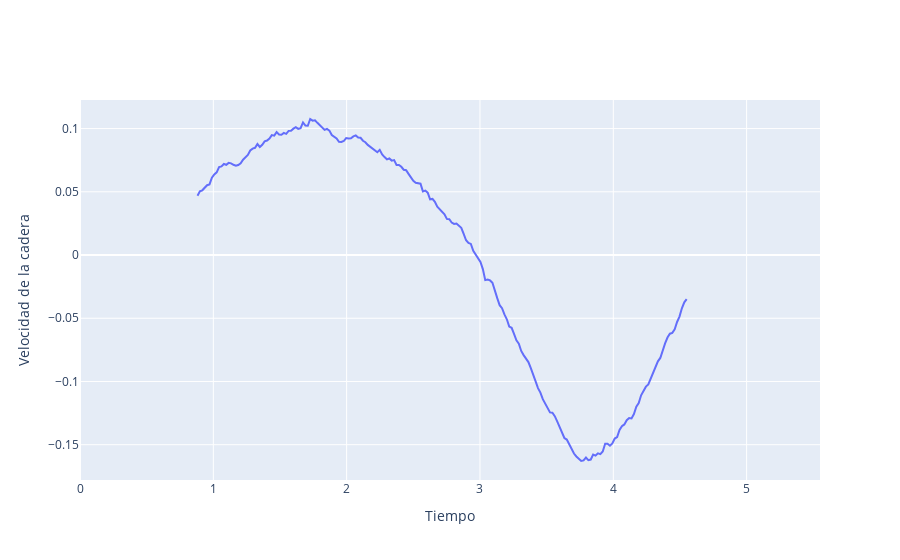
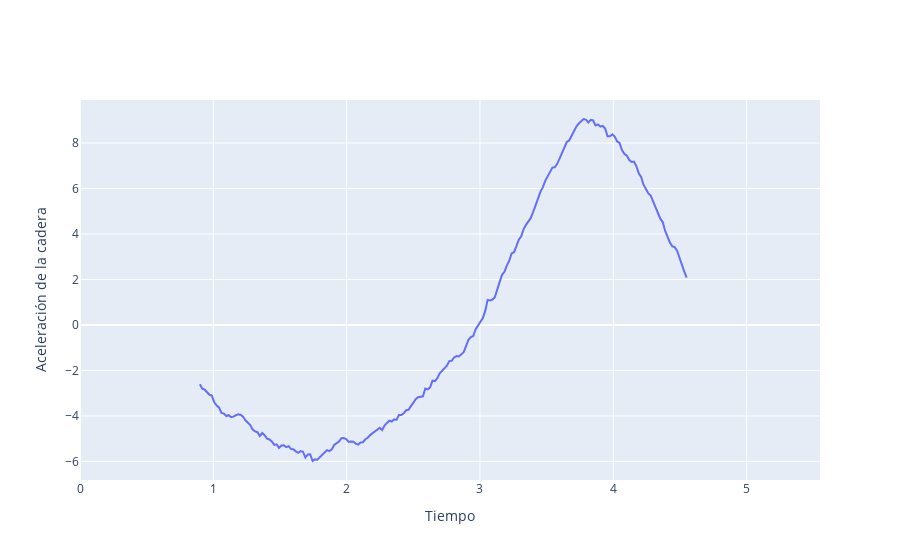
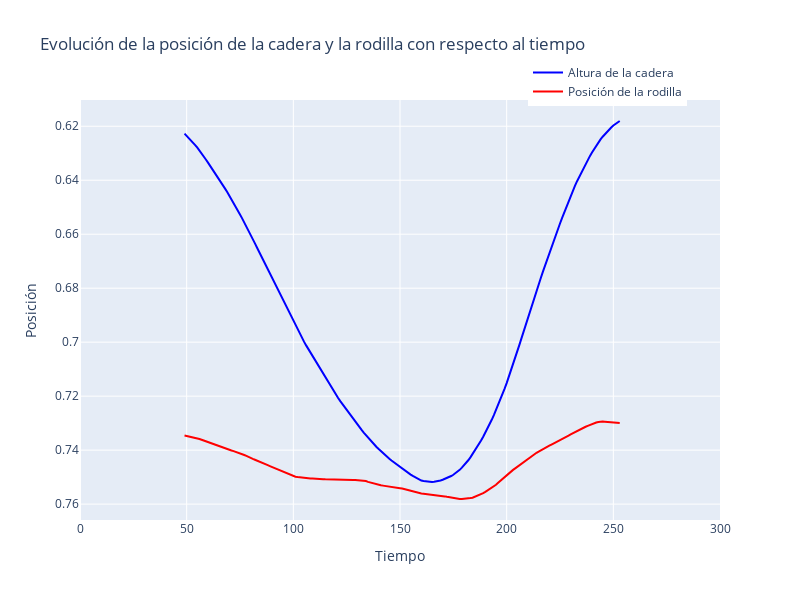

Here is the notebook cell these charts were saved with, in order:
### Markdown cell above
# Gráficos

### Code cell
#-------------------VERSION CON PLOTLY---------------------------

window_size = 50
left_hip_y_smoothed = df_completo['LEFT_HIP_Y'].rolling(window=window_size).mean()
left_knee_y_smoothed = df_completo['LEFT_KNEE_Y'].rolling(window=window_size).mean()

#------------POSICIONES DE CADERA Y RODILLA----------------------
trace1 = go.Scatter(x=df_completo.index, y=left_hip_y_smoothed, mode='lines', name='Altura de la cadera', line=dict(color='blue'))
trace2 = go.Scatter(x=df_completo.index, y=left_knee_y_smoothed, mode='lines', name='Posición de la rodilla', line=dict(color='red'))

fig_posiciones = make_subplots(rows=1, cols=1, shared_xaxes=True, vertical_spacing=0.1)
fig_posiciones.add_trace(trace1, row=1, col=1)
fig_posiciones.add_trace(trace2, row=1, col=1)
#Por ahora hardcodeo el rango del eje X, deberia ir fig_posiciones.update_xaxes(range=[0, df_completo.index]) o algo asi pero se ve igual
fig_posiciones.update_xaxes(range=[0, 300])

fig_posiciones.update_layout(
    title='Evolución de la posición de la cadera y la rodilla con respecto al tiempo',
    xaxis=dict(title='Tiempo'),
    yaxis=dict(title='Posición', autorange='reversed'),  # Invertir eje Y
    yaxis2=dict(title='Posición', autorange='reversed'),  # Invertir eje Y
    legend=dict(x=0.7, y=1.1),
    height=600,
    width=800
)

#-------------VELOCIDAD Y ACELERACION-------------------
velocidad_smoothed = df_completo['Velocidad(Cadera)_Y'].rolling(window=window_size).mean()
aceleracion_smoothed = df_completo['Aceleracion(Cadera)_Y'].rolling(window=window_size).mean()

# Crear figura para la velocidad de la cadera
fig_velocidad = go.Figure(data=go.Scatter(x=df_completo['Tiempo'], y=velocidad_smoothed, mode='lines', name='Velocidad de la cadera'))
fig_velocidad.update_xaxes(title_text='Tiempo')
fig_velocidad.update_yaxes(title_text='Velocidad de la cadera')

# Crear figura para la aceleración de la cadera
fig_aceleracion = go.Figure(data=go.Scatter(x=df_completo['Tiempo'], y=aceleracion_smoothed, mode='lines', name='Aceleración de la cadera'))
fig_aceleracion.update_xaxes(title_text='Tiempo')
fig_aceleracion.update_yaxes(title_text='Aceleración de la cadera')

# Ajustar el rango en el eje X para ampliar la vista
fig_velocidad.update_xaxes(range=[min(df_completo['Tiempo']), max(df_completo['Tiempo'])+1])
fig_aceleracion.update_xaxes(range=[min(df_completo['Tiempo']), max(df_completo['Tiempo'])+1])

# Ajustar el rango en los ejes Y para ampliar la vista
fig_velocidad.update_yaxes(range=[min(velocidad_smoothed), max(velocidad_smoothed)])
fig_aceleracion.update_yaxes(range=[min(aceleracion_smoothed), max(aceleracion_smoothed)])

# Mostrar las figuras
fig_velocidad.show()
fig_aceleracion.show()
fig_posiciones.show()

### Figure 1 — Plotly figure (JSON) as saved in the notebook; plotly's stock layout.template omitted (floating-point values rounded to 4 significant figures; data arrays with more than 128 entries replaced by an {"elided": "..."} marker saying what was removed)
{"data": [{"mode": "lines", "name": "Velocidad de la cadera", "type": "scatter", "x": {"elided": "254 float values"}, "y": {"elided": "254 float values"}}], "layout": {"xaxis": {"range": [0, 5.55], "title": {"text": "Tiempo"}}, "yaxis": {"range": [null, null], "title": {"text": "Velocidad de la cadera"}}}}

### Figure 2 — Plotly figure (JSON) as saved in the notebook; plotly's stock layout.template omitted (floating-point values rounded to 4 significant figures; data arrays with more than 128 entries replaced by an {"elided": "..."} marker saying what was removed)
{"data": [{"mode": "lines", "name": "Aceleración de la cadera", "type": "scatter", "x": {"elided": "254 float values"}, "y": {"elided": "254 float values"}}], "layout": {"xaxis": {"range": [0, 5.55], "title": {"text": "Tiempo"}}, "yaxis": {"range": [null, null], "title": {"text": "Aceleración de la cadera"}}}}

### Figure 3 — Plotly figure (JSON) as saved in the notebook; plotly's stock layout.template omitted (floating-point values rounded to 4 significant figures; data arrays with more than 128 entries replaced by an {"elided": "..."} marker saying what was removed)
{"data": [{"line": {"color": "blue"}, "mode": "lines", "name": "Altura de la cadera", "type": "scatter", "x": {"elided": "254 int values"}, "xaxis": "x", "y": {"elided": "254 float values"}, "yaxis": "y"}, {"line": {"color": "red"}, "mode": "lines", "name": "Posición de la rodilla", "type": "scatter", "x": {"elided": "254 int values"}, "xaxis": "x", "y": {"elided": "254 float values"}, "yaxis": "y"}], "layout": {"height": 600, "legend": {"x": 0.7, "y": 1.1}, "title": {"text": "Evolución de la posición de la cadera y la rodilla con respecto al tiempo"}, "width": 800, "xaxis": {"anchor": "y", "domain": [0, 1], "range": [0, 300], "title": {"text": "Tiempo"}}, "yaxis": {"anchor": "x", "autorange": "reversed", "domain": [0, 1], "title": {"text": "Posición"}}, "yaxis2": {"autorange": "reversed", "title": {"text": "Posición"}}}}
